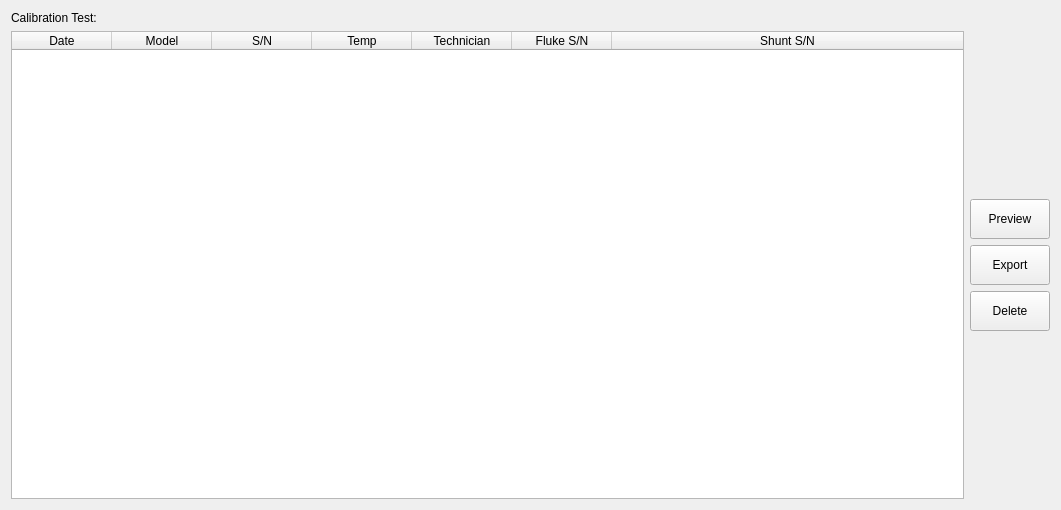
<?xml version="1.0" encoding="UTF-8"?>
<ui version="4.0">
 <class>PageReport</class>
 <widget class="QWidget" name="PageReport">
  <property name="geometry">
   <rect>
    <x>0</x>
    <y>0</y>
    <width>1061</width>
    <height>510</height>
   </rect>
  </property>
  <property name="windowTitle">
   <string>Form</string>
  </property>
  <layout class="QGridLayout" name="gridLayout">
   <item row="0" column="0">
    <widget class="QLabel" name="label">
     <property name="text">
      <string>Calibration Test:</string>
     </property>
    </widget>
   </item>
   <item row="1" column="0">
    <widget class="QTableWidget" name="tblHeaders">
     <property name="editTriggers">
      <set>QAbstractItemView::NoEditTriggers</set>
     </property>
     <property name="alternatingRowColors">
      <bool>true</bool>
     </property>
     <property name="selectionBehavior">
      <enum>QAbstractItemView::SelectRows</enum>
     </property>
     <attribute name="horizontalHeaderDefaultSectionSize">
      <number>100</number>
     </attribute>
     <attribute name="horizontalHeaderStretchLastSection">
      <bool>true</bool>
     </attribute>
     <attribute name="verticalHeaderVisible">
      <bool>false</bool>
     </attribute>
     <attribute name="verticalHeaderDefaultSectionSize">
      <number>24</number>
     </attribute>
     <column>
      <property name="text">
       <string>Date</string>
      </property>
     </column>
     <column>
      <property name="text">
       <string>Model</string>
      </property>
     </column>
     <column>
      <property name="text">
       <string>S/N</string>
      </property>
     </column>
     <column>
      <property name="text">
       <string>Temp</string>
      </property>
     </column>
     <column>
      <property name="text">
       <string>Technician</string>
      </property>
     </column>
     <column>
      <property name="text">
       <string>Fluke S/N</string>
      </property>
     </column>
     <column>
      <property name="text">
       <string>Shunt S/N</string>
      </property>
     </column>
    </widget>
   </item>
   <item row="1" column="1">
    <layout class="QVBoxLayout" name="verticalLayout">
     <item>
      <spacer name="verticalSpacer_2">
       <property name="orientation">
        <enum>Qt::Vertical</enum>
       </property>
       <property name="sizeHint" stdset="0">
        <size>
         <width>20</width>
         <height>40</height>
        </size>
       </property>
      </spacer>
     </item>
     <item>
      <widget class="QPushButton" name="btnPreview">
       <property name="minimumSize">
        <size>
         <width>0</width>
         <height>40</height>
        </size>
       </property>
       <property name="text">
        <string>Preview</string>
       </property>
      </widget>
     </item>
     <item>
      <widget class="QPushButton" name="btnExport">
       <property name="minimumSize">
        <size>
         <width>0</width>
         <height>40</height>
        </size>
       </property>
       <property name="text">
        <string>Export</string>
       </property>
      </widget>
     </item>
     <item>
      <widget class="QPushButton" name="btnDelete">
       <property name="minimumSize">
        <size>
         <width>0</width>
         <height>40</height>
        </size>
       </property>
       <property name="text">
        <string>Delete</string>
       </property>
      </widget>
     </item>
     <item>
      <spacer name="verticalSpacer">
       <property name="orientation">
        <enum>Qt::Vertical</enum>
       </property>
       <property name="sizeHint" stdset="0">
        <size>
         <width>20</width>
         <height>40</height>
        </size>
       </property>
      </spacer>
     </item>
    </layout>
   </item>
  </layout>
 </widget>
 <resources/>
 <connections/>
</ui>
